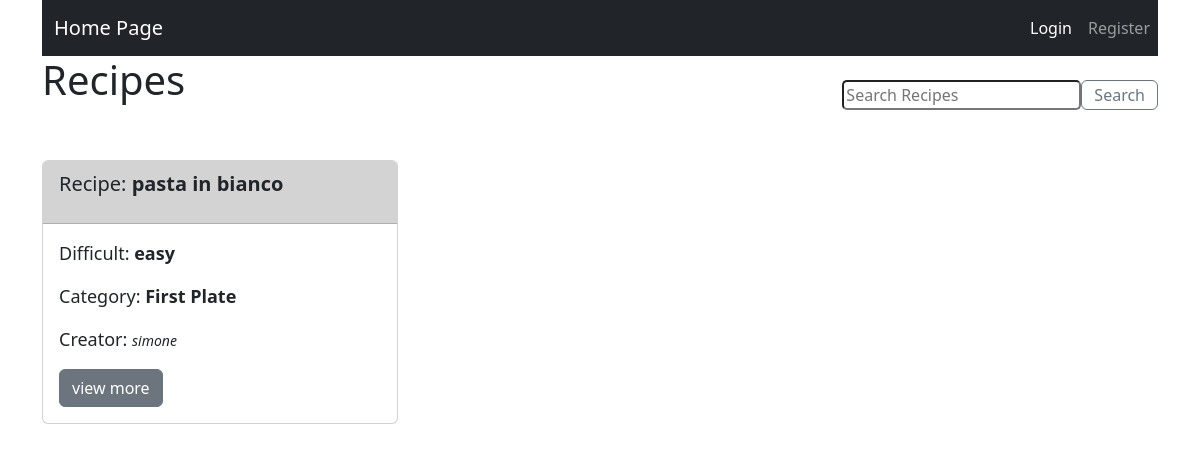
Page /HomeRecipes/ on the earlier database version.
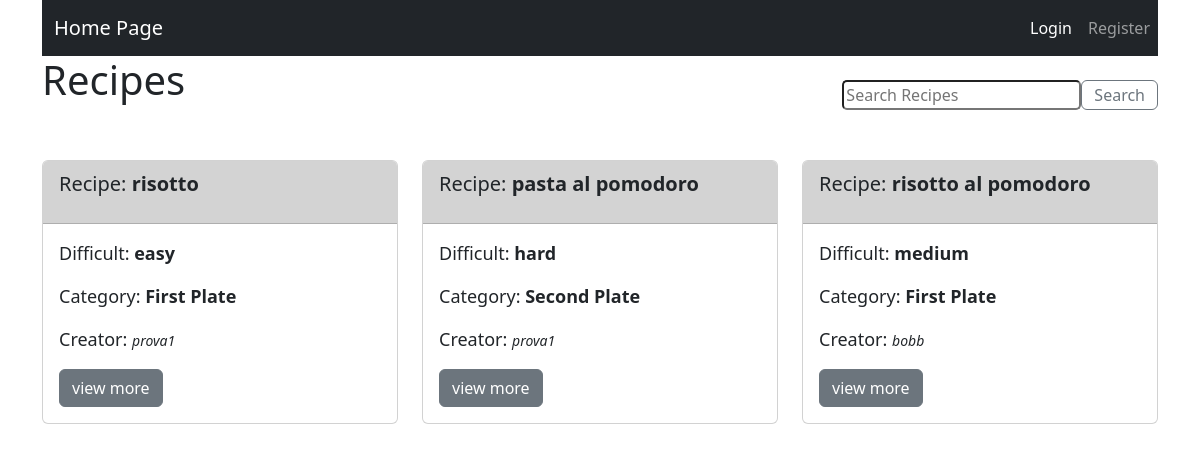
Same page on the later database version.
### recipes/models.py (models this page shows)
class Recipe(models.Model):
    recipesName = models.CharField(max_length=30)
    recipesDifficult = models.CharField(max_length=30)
    category = models.CharField(blank=True, max_length=30, null=True)
    users = models.ForeignKey(User, blank=True, null=True, on_delete=models.CASCADE)
    description = models.CharField(max_length=2000, null=True)  # deve consentire una breve descrizione del piatto
    favorite = models.ManyToManyField(User, related_name='favorite_recipe')
    images = models.ImageField(null=True, upload_to='recipe_images/', blank=True)

### pages/views.py (the view)
# urls.py: path('HomeRecipes/', views.seeAllRecipes, name='home_recipes'),
def seeAllRecipes(request):
    dati_ricette_queryset = Recipe.objects.all()  # recupera tutti gli oggetti
    return render(request, 'HomeWithRecipes.html', {'dati_ricette_queryset': dati_ricette_queryset})

### templates/HomeWithRecipes.html (shortened to what this page needs)
{% extends 'home.html' %}
{% block content %}
    <div class="row">
        <div class="col-md-6">
            <h1>Recipes</h1>
        </div>
        <div class="col-md-6">
            <br>
            <div class="text-end">
                <form action="{% url 'home_researching_recipes' %}" method="get" class="form-container">
                    <input type="search" name='search' placeholder="Search Recipes" style="border-radius: 5px"
                           class="input-field">
                    <button class="btn btn-outline-secondary" type="submit">Search</button>
                </form>
                <br>
            </div>
        </div>
    </div>
    <br><br>
    <div class="row">
        {% for dati_query in dati_ricette_queryset %}
            <div class="col-md-4" style="padding-bottom: 12px">
                <div class="card">
                    <div class="card-header" style="background-color: lightgray">
                        <p style="font-size: 20px">Recipe: <a style="font-weight: bold"> {{ dati_query.recipesName }}</a>
                        </p>
                    </div>
                    <div class="card-body">
                        <div class="form-group">
                            <p style="font-size: 18px">Difficult: <a
                                    style="font-weight: bold">{{ dati_query.recipesDifficult }}</a></p>
                        </div>
                        <div class="form-group">
                            <p style="font-size: 18px">Category: <a
                                    style="font-weight: bold">{{ dati_query.category }}</a></p>
                        </div>
                        <div class="form-group">
                            <p style="font-size: 18px">Creator: <a
                                    style="font-style: italic; font-size: 14px">{{ dati_query.users }}</a></p>
                        </div>
                        <a class="btn btn-secondary" href="{% url 'home_see_recipe' dati_query.id %}" role="button">view
                            more</a>
                    </div>
                </div>
            </div>
        {% endfor %}
    </div>
{% endblock %}

### templates/home.html (shortened to what this page needs)
<!DOCTYPE html>
<html>
<head>
    <link href="https://cdn.jsdelivr.net/npm/bootstrap@5.2.3/dist/css/bootstrap.min.css" rel="stylesheet"
>
</head>
<body>
<div class="container">
        <nav class="navbar navbar-expand-lg navbar-dark bg-dark">
            <div class="container-fluid">
                <a class="navbar-brand" href="{% url 'home' %}">Home Page</a>
            </div>
            <div class="collapse navbar-collapse" id="navbarNavAltMarkup">
                <div class="navbar-nav">
                {% if not user.is_authenticated %}
                    <a class="nav-link active" href="{% url 'login' %}">Login</a>
                    <a class="nav-link" href="{% url 'register' %}">Register</a>
                {% endif %}
                </div>
            </div>
    </nav>
</div>
<main>
    <div class="container">
        {% block content %}
        {% endblock content %}
    </div>
</main>
</body>
</html>

### templates/HomeWithRecipes.html (style rules this page uses)
.input-field, .btn-outline-secondary { display: flex; height: 30px; align-items: center; }
.form-container { display: flex; align-items: center; }
.text-end { display: flex; justify-content: flex-end; }

Differences in the rows shown:
removed Recipe: recipesName "pasta in bianco", recipesDifficult "easy", category "First Plate", users "simone"
added Recipe: recipesName "risotto", recipesDifficult "easy", category "First Plate", users "prova1"
added Recipe: recipesName "pasta al pomodoro", recipesDifficult "hard", category "Second Plate", users "prova1"
added Recipe: recipesName "risotto al pomodoro", recipesDifficult "medium", category "First Plate", users "bobb"
